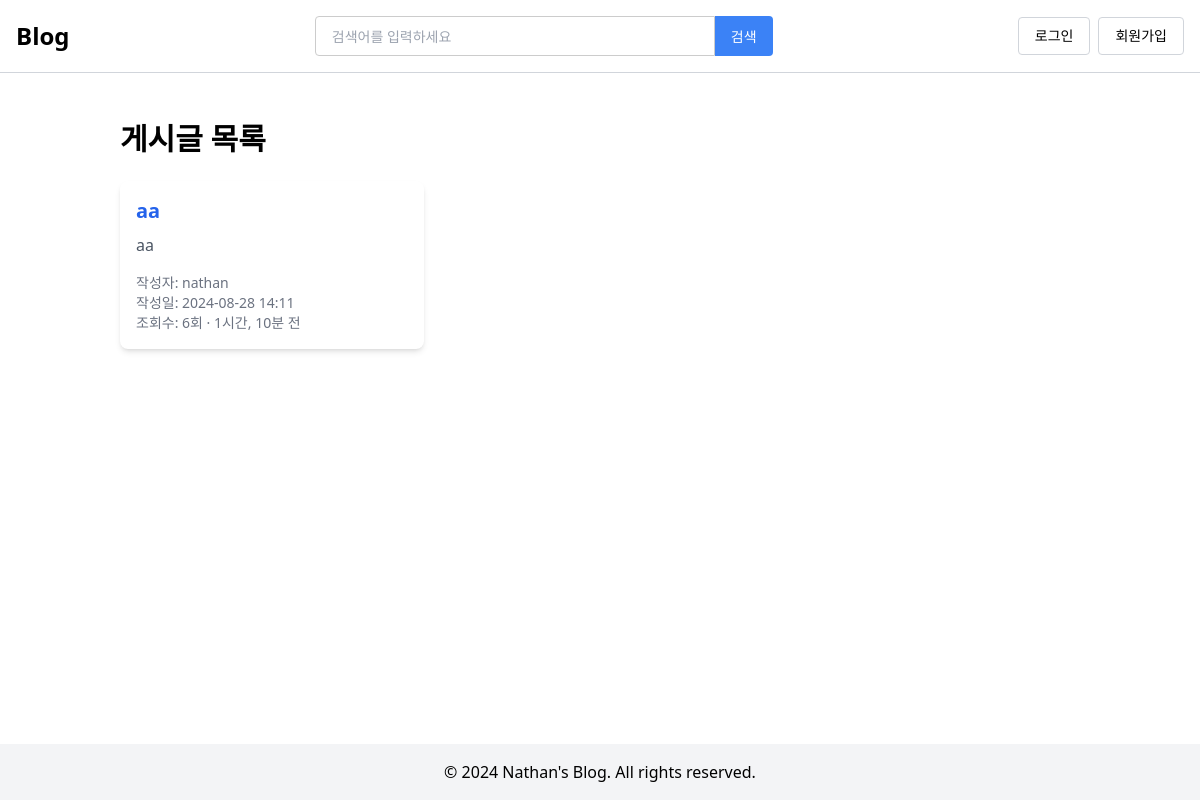
The page /blog/posts/ on the database as committed earlier.
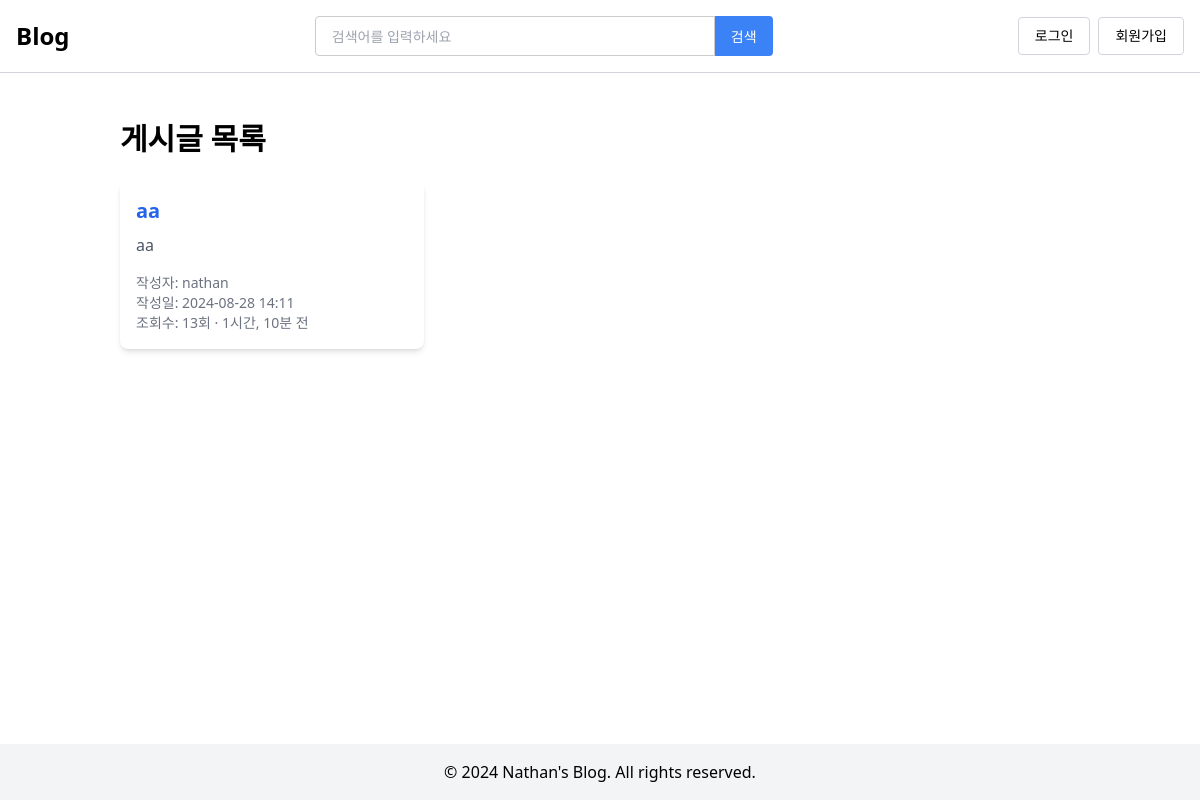
The same page on the database as committed later.
### blog/models.py (models this page shows, shortened)
class Post(models.Model):
    title = models.CharField(max_length=200)
    content = models.TextField()
    user = models.ForeignKey(User, on_delete=models.CASCADE, related_name="posts")
    thumb_image = models.ImageField(upload_to="blog/images/%Y/%m/%d/", blank=True)
    file_upload = models.FileField(upload_to="blog/files/%Y/%m/%d/", blank=True)
    created_at = models.DateTimeField(auto_now_add=True)
    updated_at = models.DateTimeField(auto_now=True)
    category = models.ForeignKey(
        Category, on_delete=models.SET_NULL, null=True, related_name="posts"
    )
    tags = models.ManyToManyField(Tag, blank=True)
    likes = models.PositiveIntegerField(default=0)
    view_count = models.PositiveIntegerField(default=0)

### blog/views.py (the view)
# urls.py: path("posts/", views.PostListView.as_view(), name="post_list"),
class PostListView(ListView):
    model = Post
    template_name = "blog/post_list.html"
    context_object_name = "post_list"
    ordering = ["-created_at"]
    paginate_by = 10

### templates/blog/post_list.html (shortened to what this page needs)
{% extends 'base.html' %}
{% block content %}
<div class="container mx-auto p-4">
    <h1 class="text-3xl font-bold mb-6">게시글 목록</h1>
    {% if post_list %}
        <div class="grid grid-cols-1 md:grid-cols-2 lg:grid-cols-3 xl:grid-cols-4 gap-6">
            {% for post in post_list %}
                <div class="bg-white shadow-md rounded-lg overflow-hidden">
                    <div class="p-4">
                        <h2 class="text-xl font-semibold mb-2">
                            <a href="{% url 'blog:post_detail' post.pk %}" class="text-blue-600 hover:underline">
                                {{ post.title }}
                            </a>
                        </h2>
                        <p class="text-gray-600 mb-4">{{ post.content|truncatewords:30 }}</p>
                        <div class="text-sm text-gray-500">
                            <p>작성자: {{ post.user }}</p>
                            <p>작성일: {{ post.created_at|date:"Y-m-d H:i" }}</p>
                            <p>조회수: {{ post.view_count }}회 · {{ post.created_at|timesince }} 전</p>
                        </div>
                    </div>
                </div>
            {% endfor %}
        </div>
    {% else %}
        <p class="text-center text-gray-600">게시글이 없습니다.</p>
    {% endif %}
</div>
{% endblock %}

### templates/base.html (shortened to what this page needs)
<!DOCTYPE html>
<html lang="ko">
<head>
    {% load static %}
    <script src="https://cdn.tailwindcss.com"></script>
    <link href="{% static 'css/accounts_style.css' %}" rel="stylesheet">
</head>
<body class="flex flex-col min-h-screen">
    <header class="py-4 flex justify-between items-center border-b border-gray-300 px-4">
        <h1 class="text-2xl font-bold"><a href="{% url 'blog:post_list' %}">Blog</a></h1>
        <form action="{% url 'blog:post_search' %}" method="get" class="flex items-center">
            <input class="border border-gray-300 rounded-l px-4 h-10 text-sm mt-0 leading-normal" type="text" name="q" value="{{ request.GET.q }}" placeholder="검색어를 입력하세요">
            <button class="bg-blue-500 text-white rounded-r px-4 h-10 text-sm hover:bg-blue-600 leading-normal" type="submit">검색</button>
        </form>
        <nav>
            <ul class="flex gap-2">
                {% if user.is_authenticated %}
                    <li><a href="{% url 'blog:post_new' %}" class="inline-block border border-gray-300 rounded px-4 py-2 text-sm hover:bg-gray-100">글쓰기</a></li>
                    <li><a href="{% url 'accounts:profile' %}" class="inline-block border border-gray-300 rounded px-4 py-2 text-sm hover:bg-gray-100">프로필</a></li>
                    <li>
                        <form action="{% url 'accounts:logout' %}" method="post" class="inline">
                            {% csrf_token %}
                            <button type="submit" class="inline-block border border-gray-300 rounded px-4 py-2 text-sm hover:bg-gray-100">로그아웃</button>
                        </form>
                    </li>
                {% else %}
                    <li><a href="{% url 'accounts:user_login' %}" class="inline-block border border-gray-300 rounded px-4 py-2 text-sm hover:bg-gray-100">로그인</a></li>
                    <li><a href="{% url 'accounts:user_signup' %}" class="inline-block border border-gray-300 rounded px-4 py-2 text-sm hover:bg-gray-100">회원가입</a></li>
                {% endif %}
            </ul>
        </nav>
    </header>
    <main class="flex-grow container mx-auto mt-8 px-4">
        {% block content %}{% endblock %}
    </main>
    <footer class="mt-8 py-4 bg-gray-100 text-center">
        <p>&copy; 2024 Nathan's Blog. All rights reserved.</p>
    </footer>
</body>
</html>

### static/css/accounts_style.css (style rules this page uses)
input[type="text"], input[type="password"], input[type="email"], textarea { width: 400px; border: 1px solid #ccc; color: #333; height: 40px; }

Rows that differ between the two databases and show on the page:
changed Post "aa": view_count "6" → "13"
